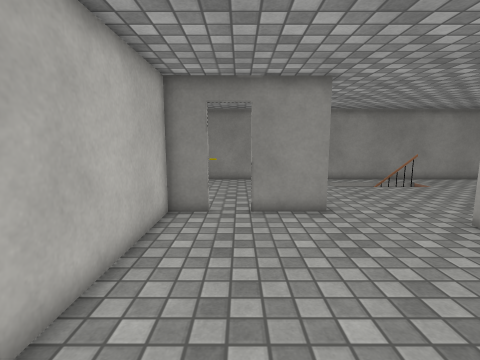
[1] (above)

14 first-person views from a walk through a 3-D level made in the Unity game engine. The camera is 1.3 m above the floor, tilts 8° down and sees 85° across. Doors are open. The floor is counted in squares, 0.5 m on a side. Each view is taken from the middle of a square. On the plan, view 1 faces up. The plan holds only what a view shows up to about 18 squares ahead; the rest is blank. The player character is not drawn. Surface patterns are stand-ins for the level's own textures.

[2]
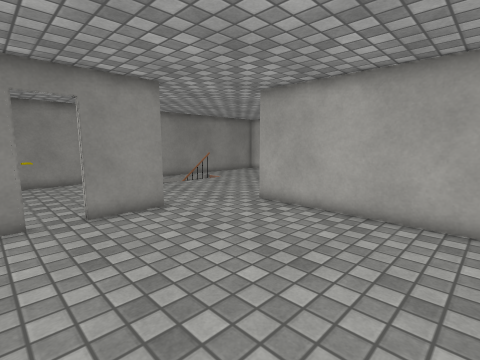

[3]
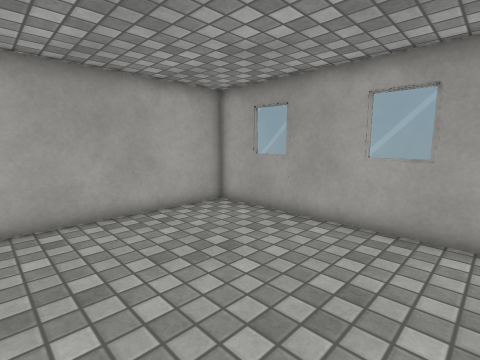

[4]
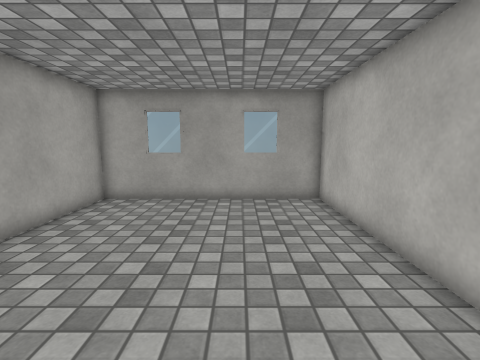

[5]
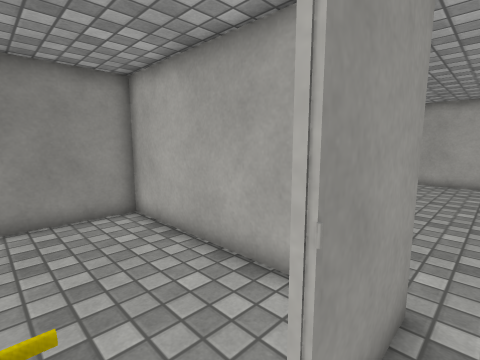

[6]
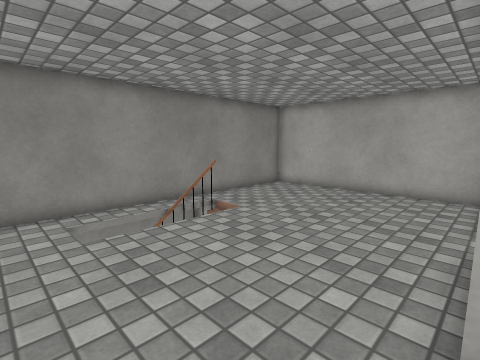

[7]
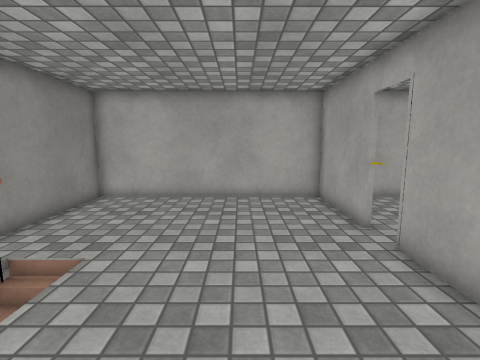

[8]
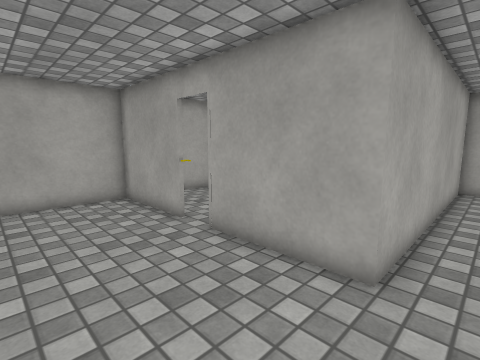

[9]
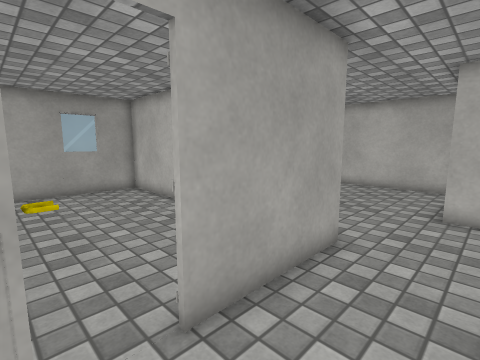

[10]
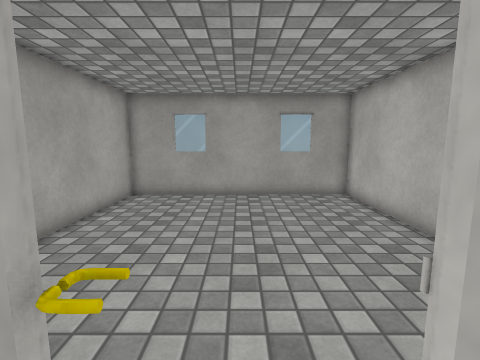

[11]
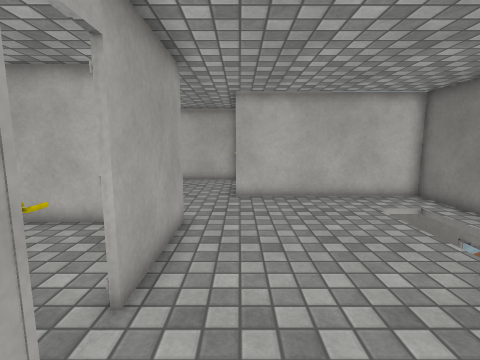

[12]
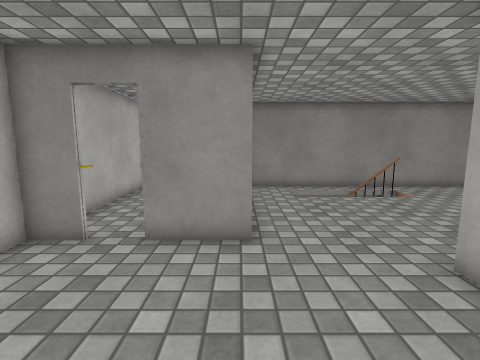

[13]
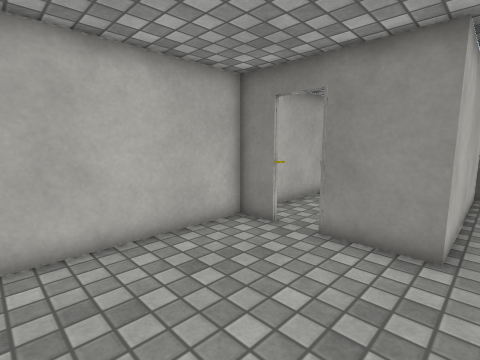

[14]
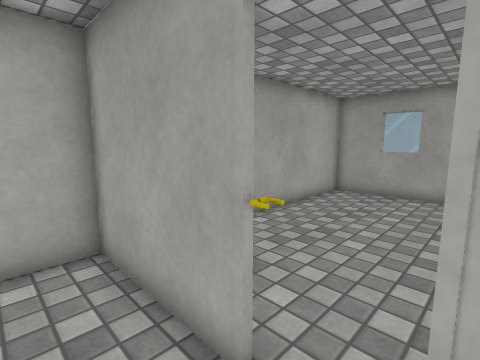

### Floor plan
Points are (right, up) in squares from view 1. A wall is a line through its corners. A room is listed if a view was taken in it or the views show most of it. See-through windows are left out.
Room 1 (views 1, 2, 3, 4, 5, 6, 12, 13)
walls: (3.3, 9.8) (0.4, 9.8); (-0.9, 9.8) (-2.7, 9.8) (-2.7, -4.1) (7.5, -4.1); (7.4, -4.2) (7.4, 8.1)
ways out: opening at (5.5, 9) to room 2; open door at (-0.5, 10) to room 4; open door at (-3, 7.5); open door at (6.5, 1)
Room 2 (views 7, 8, 9, 10, 11, 14)
walls: (11.6, 17.1) (11.2, 17.2); (13.5, 8.1) (18.5, 8.1) (18.5, 18.8) (2.9, 18.8); (7.4, 8.1) (12.2, 8.1); (3.3, 18.9) (3.3, 9.8)
ways out: opening at (5.5, 9) to room 1; gap at (13, 8) to room 3
Room 3 (no view inside)
walls: (18.6, 3.1) (18.5, 5.6); (7.6, 5.5) (7.6, -4.2); (7.5, -4.1) (18.6, -4.1) (18.6, 2.9)
ways out: gap at (13, 8) to room 2
Room 4 (no view inside)
walls: (3.2, 11.7) (3.1, 18.8); (-2.7, 18.4) (-2.7, 12); (2.9, 18.8) (-0.8, 18.8)
ways out: open door at (-0.5, 10) to room 1

Where each view was taken, in squares from view 1:
view 1: 0 up, 0 right, facing up
view 2: 0 up, 2 left, facing up-right
view 3: 4 up, 2 left, facing down-right
view 4: 8 up, 1 right, facing down
view 5: 9 up, 1 left, facing up-right
view 6: 8 up, 4 right, facing up-right
view 7: 12 up, 6 right, facing right
view 8: 13 up, 6 right, facing down-right
view 9: 11 up, 14 right, facing down-left
view 10: 9 up, 13 right, facing down
view 11: 10 up, 16 right, facing left
view 12: 3 up, 3 right, facing up
view 13: 3 up, 4 right, facing up-left
view 14: 10 up, 12 right, facing down-right
